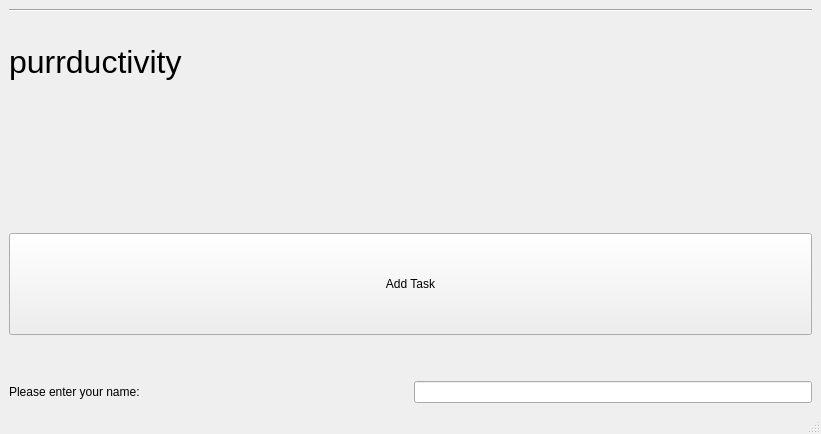
<?xml version="1.0" encoding="UTF-8"?>
<ui version="4.0">
 <class>MainWindow</class>
 <widget class="QMainWindow" name="MainWindow">
  <property name="geometry">
   <rect>
    <x>0</x>
    <y>0</y>
    <width>821</width>
    <height>434</height>
   </rect>
  </property>
  <property name="sizePolicy">
   <sizepolicy hsizetype="MinimumExpanding" vsizetype="MinimumExpanding">
    <horstretch>0</horstretch>
    <verstretch>0</verstretch>
   </sizepolicy>
  </property>
  <property name="minimumSize">
   <size>
    <width>0</width>
    <height>0</height>
   </size>
  </property>
  <property name="contextMenuPolicy">
   <enum>Qt::NoContextMenu</enum>
  </property>
  <property name="windowTitle">
   <string>Purrductivity</string>
  </property>
  <widget class="QWidget" name="centralwidget">
   <layout class="QVBoxLayout" name="verticalLayout">
    <item>
     <widget class="Line" name="line">
      <property name="orientation">
       <enum>Qt::Horizontal</enum>
      </property>
     </widget>
    </item>
    <item>
     <layout class="QVBoxLayout" name="verticalLayout_5">
      <item>
       <layout class="QHBoxLayout" name="horizontalLayout_4">
        <item>
         <widget class="QLabel" name="title">
          <property name="sizePolicy">
           <sizepolicy hsizetype="Minimum" vsizetype="Preferred">
            <horstretch>0</horstretch>
            <verstretch>0</verstretch>
           </sizepolicy>
          </property>
          <property name="maximumSize">
           <size>
            <width>500</width>
            <height>50</height>
           </size>
          </property>
          <property name="font">
           <font>
            <pointsize>24</pointsize>
           </font>
          </property>
          <property name="contextMenuPolicy">
           <enum>Qt::CustomContextMenu</enum>
          </property>
          <property name="text">
           <string notr="true">purrductivity</string>
          </property>
          <property name="textFormat">
           <enum>Qt::MarkdownText</enum>
          </property>
          <property name="alignment">
           <set>Qt::AlignLeading|Qt::AlignLeft|Qt::AlignTop</set>
          </property>
          <property name="wordWrap">
           <bool>true</bool>
          </property>
          <property name="indent">
           <number>0</number>
          </property>
         </widget>
        </item>
        <item>
         <widget class="QLabel" name="hello_label">
          <property name="minimumSize">
           <size>
            <width>0</width>
            <height>0</height>
           </size>
          </property>
          <property name="text">
           <string/>
          </property>
          <property name="alignment">
           <set>Qt::AlignRight|Qt::AlignTrailing|Qt::AlignVCenter</set>
          </property>
         </widget>
        </item>
       </layout>
      </item>
      <item>
       <widget class="QLabel" name="task_count">
        <property name="text">
         <string/>
        </property>
        <property name="alignment">
         <set>Qt::AlignHCenter|Qt::AlignTop</set>
        </property>
       </widget>
      </item>
      <item>
       <layout class="QHBoxLayout" name="horizontalLayout_5">
        <item>
         <widget class="QPushButton" name="add_task_button">
          <property name="sizePolicy">
           <sizepolicy hsizetype="MinimumExpanding" vsizetype="Minimum">
            <horstretch>0</horstretch>
            <verstretch>0</verstretch>
           </sizepolicy>
          </property>
          <property name="text">
           <string>Add Task</string>
          </property>
         </widget>
        </item>
       </layout>
      </item>
      <item>
       <spacer name="verticalSpacer">
        <property name="orientation">
         <enum>Qt::Vertical</enum>
        </property>
        <property name="sizeType">
         <enum>QSizePolicy::Minimum</enum>
        </property>
        <property name="sizeHint" stdset="0">
         <size>
          <width>20</width>
          <height>40</height>
         </size>
        </property>
       </spacer>
      </item>
      <item>
       <layout class="QHBoxLayout" name="horizontalLayout_3">
        <item>
         <widget class="QLabel" name="name_prompt">
          <property name="sizePolicy">
           <sizepolicy hsizetype="Expanding" vsizetype="Preferred">
            <horstretch>0</horstretch>
            <verstretch>0</verstretch>
           </sizepolicy>
          </property>
          <property name="text">
           <string>Please enter your name:</string>
          </property>
          <property name="textFormat">
           <enum>Qt::PlainText</enum>
          </property>
          <property name="alignment">
           <set>Qt::AlignLeading|Qt::AlignLeft|Qt::AlignVCenter</set>
          </property>
          <property name="indent">
           <number>0</number>
          </property>
         </widget>
        </item>
        <item>
         <widget class="QLineEdit" name="name_input">
          <property name="sizePolicy">
           <sizepolicy hsizetype="Expanding" vsizetype="Fixed">
            <horstretch>0</horstretch>
            <verstretch>0</verstretch>
           </sizepolicy>
          </property>
          <property name="minimumSize">
           <size>
            <width>0</width>
            <height>0</height>
           </size>
          </property>
         </widget>
        </item>
       </layout>
      </item>
     </layout>
    </item>
   </layout>
  </widget>
  <widget class="QMenuBar" name="menubar">
   <property name="geometry">
    <rect>
     <x>0</x>
     <y>0</y>
     <width>821</width>
     <height>21</height>
    </rect>
   </property>
  </widget>
  <widget class="QStatusBar" name="statusbar"/>
 </widget>
 <resources/>
 <connections/>
</ui>
